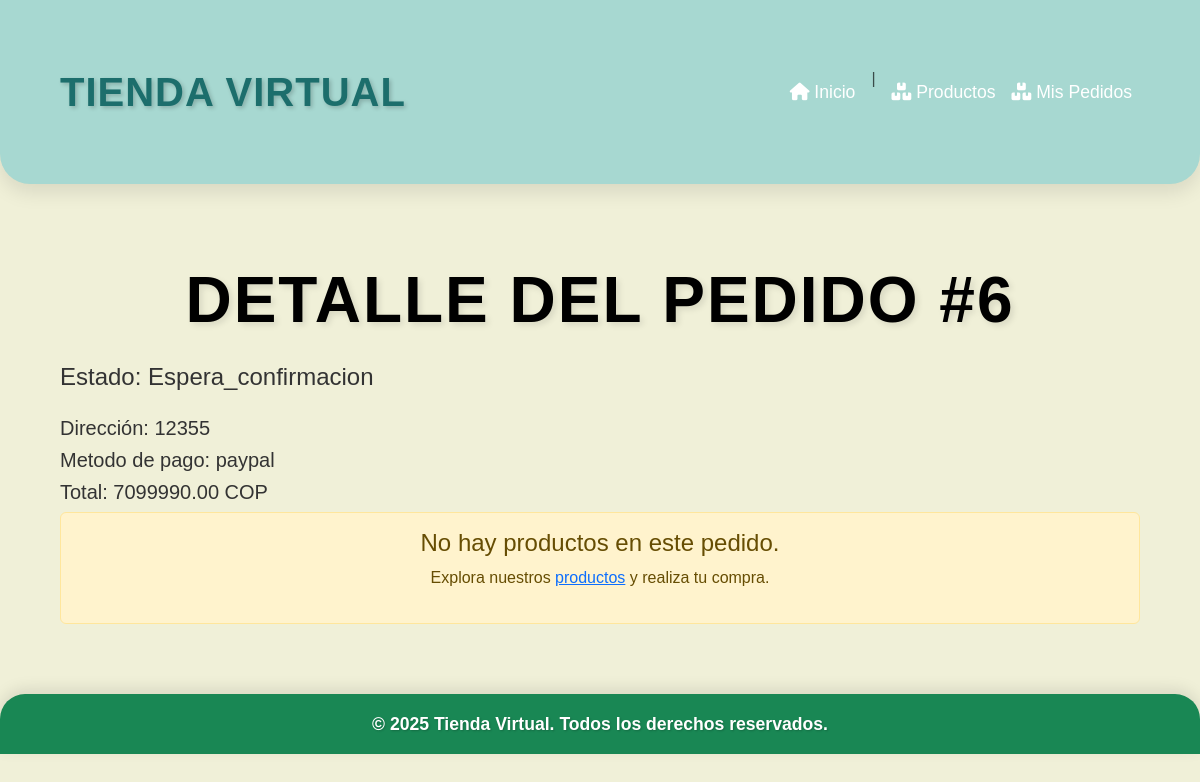
Screenshot of /detalle-pedido/6/ (signed in) with the database file from the repository.
### cuentas/models.py (models this page shows, shortened)
class Pedido(models.Model):
    ESTADOS = [
        ('en_proceso', 'En proceso'),
        ('espera_confirmacion', 'Espera de confirmación'),
        ('entregado', 'Entregado'),
    ]
    usuario = models.ForeignKey(User, on_delete=models.CASCADE)
    total = models.DecimalField(max_digits=10, decimal_places=2)
    estado = models.CharField(max_length=20, choices=ESTADOS, default='espera_confirmacion')
    fecha = models.DateTimeField(auto_now_add=True)
    direccion = models.CharField(max_length=500, default='Dirección no proporcionada')
    metodo_pago = models.CharField(max_length=100, default='Pago no especificado')

### cuentas/views.py (the view)
# urls.py: path('detalle-pedido/<int:pedido_id>/', views.detalle_pedido, name='detalle_pedido'),
def detalle_pedido(request, pedido_id):
    pedido = Pedido.objects.get(id=pedido_id, usuario=request.user)
    productos_en_pedido = ProductoPedido.objects.filter(pedido=pedido)  # Asegúrate de usar la relación correcta
    context = {
        'pedido': pedido,
        'productos_en_pedido': productos_en_pedido,
    }
    return render(request, 'cuentas/detalle_pedido.html', context)

### cuentas/templates/cuentas/detalle_pedido.html (shortened to what this page needs)
<!DOCTYPE html>
<html lang="es">
<head>
    <link href="https://cdn.jsdelivr.net/npm/bootstrap@5.3.0-alpha1/dist/css/bootstrap.min.css" rel="stylesheet">
    <link rel="stylesheet" href="https://cdnjs.cloudflare.com/ajax/libs/font-awesome/6.0.0-beta3/css/all.min.css">
    {% load static %}
    <link rel="stylesheet" href="{% static 'cuentas/styles/carrito.css' %}">
</head>
<body>
    <nav class="navbar navbar-expand-lg navbar-light" style="background-color: #A7D8D1;">
        <div class="container">
            <a class="navbar-brand" href="#" style="color: #1C6E6C; text-shadow: 2px 2px 4px rgba(0, 0, 0, 0.2);">Tienda Virtual</a>
            <div class="collapse navbar-collapse" id="navbarNav">
                <ul class="navbar-nav ms-auto">
                    <li class="nav-item">
                        <a href="{% url 'home' %}" class="nav-link">
                            <i class="fas fa-home"></i> Inicio
                        </a>
                    </li>
                    <li class="nav-item"><span class="navbar-text mx-2">|</span></li>
                    <li class="nav-item">
                        <a href="{% url 'productos' %}" class="nav-link">
                            <i class="fas fa-boxes"></i> Productos
                        </a>
                    </li>
                    <li class="nav-item">
                        <a href="{% url 'mis_pedidos' %}" class="nav-link">
                            <i class="fas fa-boxes"></i> Mis Pedidos
                        </a>
                    </li>
                </ul>
            </div>
        </div>
    </nav>
    <div class="container mt-5">
        <h1 class="text-center mb-4">Detalle del Pedido #{{ pedido.id }}</h1>
        <h4 class="mb-4">Estado: {{ pedido.estado|capfirst }}</h4>
        <h5>Dirección: {{ pedido.direccion }}</h5>
        <h5>Metodo de pago: {{ pedido.metodo_pago }}</h5>
        <h5>Total: {{ pedido.total|floatformat:2 }} COP</h5>
        {% if productos_en_pedido %}
        <div class="table-responsive">
            <table class="table table-bordered">
                <thead class="table-dark">
                    <tr>
                        <th>Producto</th>
                        <th>Precio</th>
                        <th>Cantidad</th>
                        <th>Total</th>
                    </tr>
                </thead>
                <tbody>
                    {% for item in productos_en_pedido %}
                    <tr>
                        <td>{{ item.producto.nombre }}</td>
                        <td>{{ item.producto.obtener_precio_en_pesos }}</td>
                        <td>{{ item.cantidad }}</td>
                        <td>{{ item.total_precio|floatformat:2 }} COP</td>
                    </tr>
                    {% endfor %}
                </tbody>
            </table>
        </div>
        <div class="text-center mt-4">
            <a href="{% url 'productos' %}" class="btn btn-primary">
                <i class="fas fa-shopping-bag"></i> Seguir Comprando
            </a>
        </div>
        {% else %}
        <div class="alert alert-warning text-center">
            <h4>No hay productos en este pedido.</h4>
            <p>Explora nuestros <a href="{% url 'productos' %}">productos</a> y realiza tu compra.</p>
        </div>
        {% endif %}
    </div>
    <footer class="bg-success text-white text-center py-3 mt-4">
        <p class="mb-0" style="font-size: 1.1rem;">© 2025 Tienda Virtual. Todos los derechos reservados.</p>
    </footer>
</body>
</html>

### cuentas/static/cuentas/styles/carrito.css (style rules this page uses)
body { font-family: 'Poppins', sans-serif; background-color: #F0F0D8; color: #333; margin: 0; padding: 0; box-sizing: border-box; line-height: 1.6; }
.navbar { background-color: #1693A5; padding: 25px 0; border-radius: 0 0 30px 30px; box-shadow: 0 8px 20px rgba(0, 0, 0, 0.1); z-index: 10; transition: background-color 0.3s ease; }
.navbar-brand { color: white; font-size: 2.5rem; font-weight: 700; text-transform: uppercase; letter-spacing: 1px; transition: color 0.3s ease; }
.navbar-nav .nav-link { color: white; font-size: 1.1rem; padding: 12px 20px; border-radius: 10px; transition: 0.3s ease-in-out; }
h1, h2 { font-weight: 700; text-align: center; text-transform: uppercase; letter-spacing: 2px; margin-bottom: 40px; text-shadow: 1px 1px 2px rgba(0, 0, 0, 0.2); }
h1 { font-size: 4rem; color: #000000; animation: fadeInUp 1s ease-out; }
footer { background-color: #1693A5; color: white; padding: 35px 0; text-align: center; border-radius: 25px 25px 0 0; box-shadow: 0 -5px 15px rgba(0, 0, 0, 0.1); }
footer p { font-size: 1.3rem; font-weight: 600; text-shadow: 1px 1px 2px rgba(0, 0, 0, 0.2); }
.container { padding: 30px; }
.text-center { text-align: center; }
h1, h2 { text-shadow: 3px 3px 6px rgba(0, 0, 0, 0.1); }

### rows the page displays
Pedido: id "6", estado "Espera_confirmacion", direccion "12355", metodo_pago "paypal", total "7099990.00"
